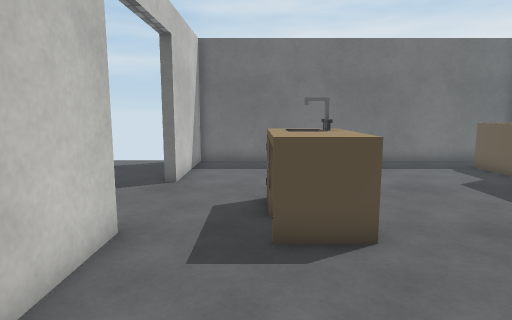
view 1 (above)

12 first-person views from a walk through a 3-D level made in the Unity game engine. The camera is 1.2 m above the floor, tilts 8° down and sees 75° across. Doors are open. The floor is counted in squares, 0.5 m on a side. Each view is taken from the middle of a square. On the plan, view 1 faces up. The plan holds only what a view shows up to about 20 squares ahead; the rest is blank. Some surface patterns are stand-ins.

view 2
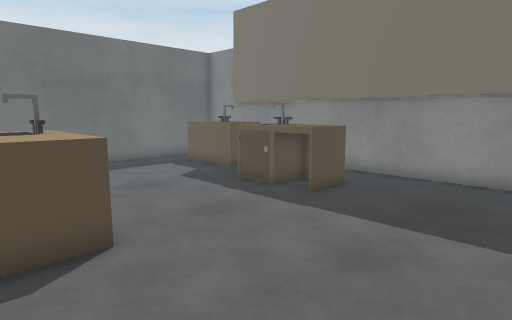

view 3
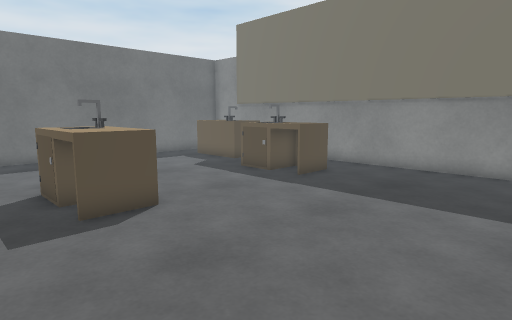

view 4
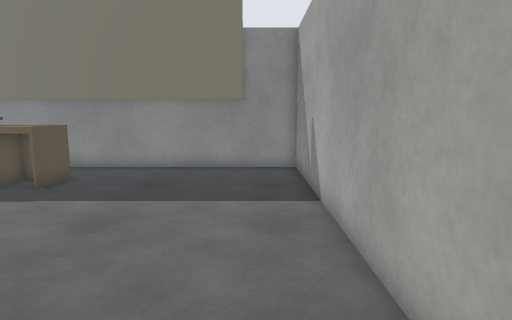

view 5
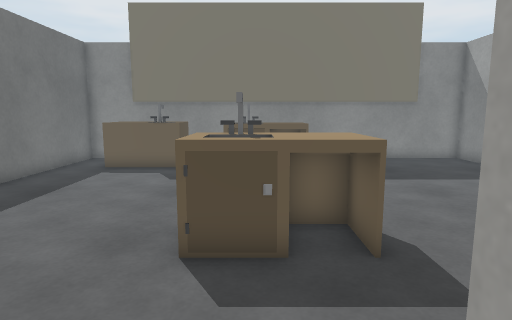

view 6
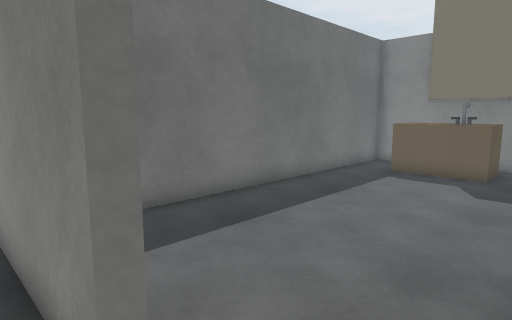

view 7
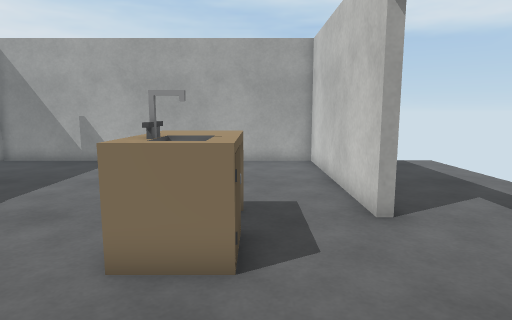

view 8
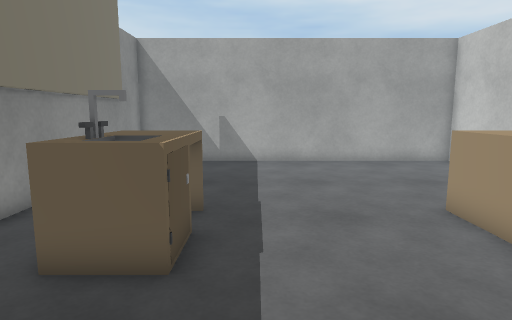

view 9
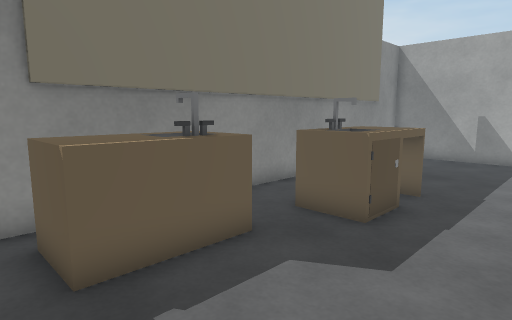

view 10
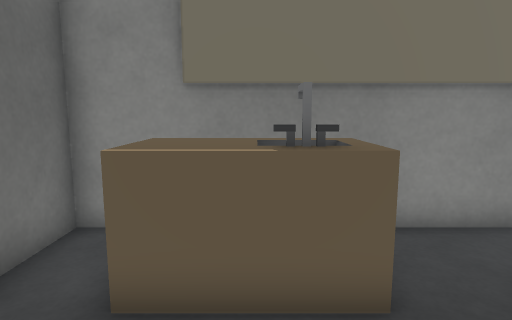

view 11
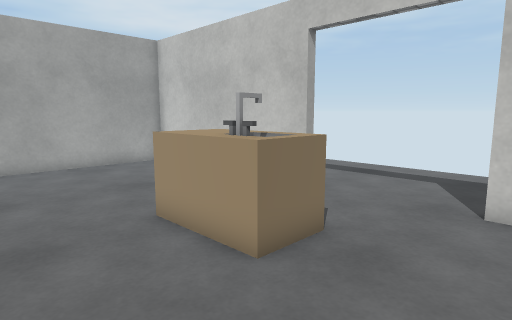

view 12
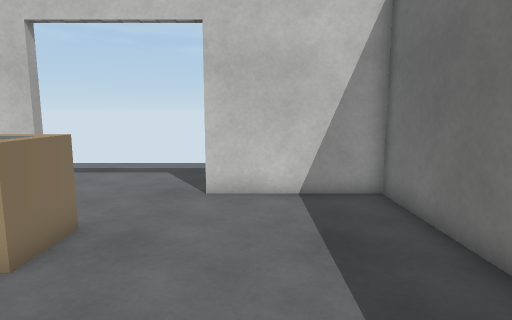

### Floor plan
Points are (right, up) in squares from view 1. A wall is a line through its corners. A room is listed if a view was taken in it or the views show most of it. See-through windows are left out.
Room 1 (views 1, 2, 3, 4, 7, 8, 9, 10, 11, 12)
walls: (-2.8, 6.5) (-2.8, -2.8) (12.8, -2.8) (12.8, 16.8) (-2.8, 16.8) (-2.8, 11.5)
ways out: opening at (-3, 9.5) to room 2
objects: other object (0, 6) to (2, 9); other object (8, 6) to (10, 9); other object (10, 11) to (12, 15)
Room 2 (views 5, 6)
walls: (-2.8, 11.5) (-3.2, 11.5) (-3.2, 16.1); (-3.2, 6.5) (-2.8, 6.5)
ways out: opening at (-3, 9.5) to room 1; opening at (-7, 6.5); open door at (-4.2, 6.6)

Where each view was taken, in squares from view 1:
view 1: 0 up, 0 right, facing up
view 2: 0 up, 0 right, facing up-right
view 3: 2 down, 2 left, facing up-right
view 4: 1 down, 2 left, facing right
view 5: 8 up, 5 left, facing right
view 6: 9 up, 4 left, facing up-right
view 7: 14 up, 0 right, facing down
view 8: 14 up, 7 right, facing down
view 9: 16 up, 5 right, facing down-right
view 10: 13 up, 6 right, facing right
view 11: 13 up, 6 right, facing down-left
view 12: 13 up, 7 right, facing left
